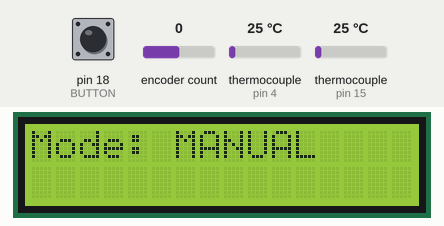
The sketch below on a simulated Arduino Uno, built with avr-gcc and run on an emulated ATmega328P. Parts: 16×2 character LCD. The inputs (shaded band) are chosen by the test bench; at power-on: pin 18 (BUTTON) HIGH, encoder count 0, thermocouple (sensors on pin 15, pin 4) 25 °C. The board resets itself during the run and starts again; what the sketch prints to the serial monitor is not drawn.

Above: at 2.0 s.
2.1 s: pin 18 (BUTTON) pulled LOW for 0.15 s
At 3.7 s:
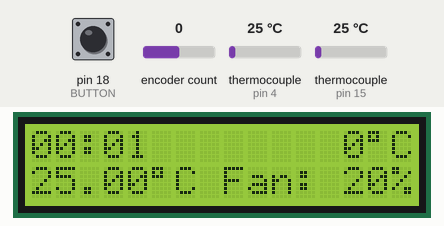
5.4 s: pin 18 (BUTTON) pulled LOW for 3.2 s
At 6.1 s:
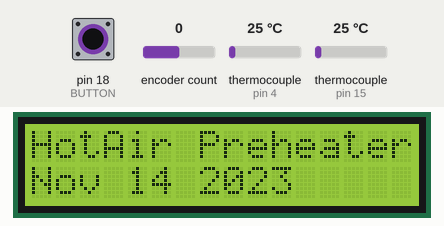
10.1 s: encoder count set to 1
At 11.1 s:
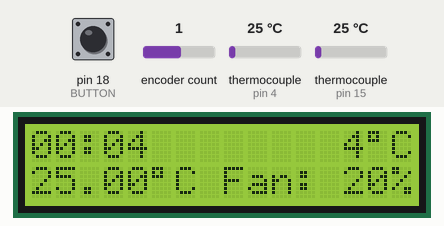
11.6 s: thermocouple (sensor on pin 15) set to 6 °C
At 13.1 s:
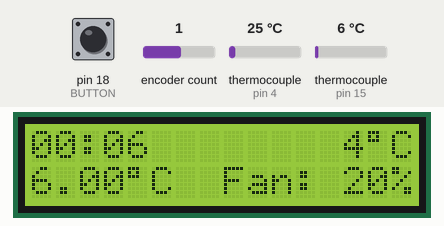
Timing chart, 0 to 12.4 s (numbered marks = the images above; inputs shaded):
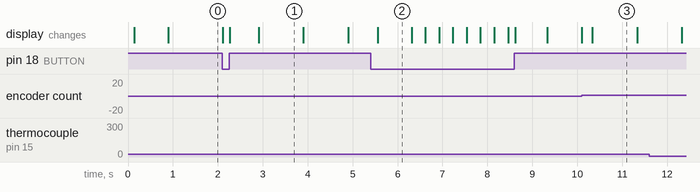

The sketch:

HotAirPreheater.ino
```cpp
/*
Hot Air Preheater

 **** SOFTWARE ****
 Software is based off of the "Reflowduino" sketch found on adafruit's github
 https://github.com/adafruit/Reflowduino written by PaintYourDragon.

 Some portions were also taken from Scott Dixon's hotplate sketch
 http://dorkbotpdx.org/blog/scott_d/temperature_controller_board_final_design

 The Encoder library is written by Paul Stoffregen <paul@pjrc.com>
 http://www.pjrc.com/teensy/td_libs_Encoder.html
 I chose this library because it allows use of 0,1 or 2 interupt pins for maximum flexability

 The MAX6675 library is also taken from adafruit's github
 https://github.com/adafruit/MAX6675-library

 The RESET function was taken directly from the following website:
 http://www.arduino.cc/cgi-bin/yabb2/YaBB.pl?num=1222941939/12

 The EEPROMWriteAnything.h code was found on the arduino playground:
 http://arduino.cc/playground/Code/EEPROMWriteAnything

 The rest are standard Arduino 1.0 libraries.
 -----------------------------------------------------------------------------
 **** HARDWARE ****
 Rev 0.01
 The hardware is currently a kludge of Scott Dixon's hotplate PCB with a second MAX6675 chip
 stacked on top of the original, with pins 3 & 6 bent out and wired separately.  Pin 3 is
 the input for the second TC and Pin 6 is the CS and wired to DP4 (originally used for IR
 thermometer).

 */
#include <LiquidCrystal.h>
#include <max6675.h>
#include <Wire.h>
#include <Encoder.h>
#include <avr/wdt.h>                         //watchdog timer needed for the RESET function
#include <EEPROM.h>                          // used to store settings to the EEPROM
#include "EEPROMAnything.h"
// Defines for EEPROM memory locations
// two bytes are needed to store an int, so h = high byte and l = low byte
// to read it as following (high byte * 256 + low byte)
// to write it high byte = ( int / 256 ) and low byte = ( int % 256 )
#define PROFILE1_STARTINGTEMP_ADDRESS_h  0
#define PROFILE1_STARTINGTEMP_ADDRESS_l  1
#define PROFILE1_TSMIN_TIME_ADDRESS_h    2
#define PROFILE1_TSMIN_TIME_ADDRESS_l    3
#define PROFILE1_TSMIN_TEMP_ADDRESS_h    4
#define PROFILE1_TSMIN_TEMP_ADDRESS_l    5
#define PROFILE1_TSMAS_TIME_ADDRESS_h    6
#define PROFILE1_TSMAS_TIME_ADDRESS_l    7
#define PROFILE1_TSMAX_TEMP_ADDRESS_h    8
#define PROFILE1_TSMAX_TEMP_ADDRESS_l    9
#define PROFILE1_TL_ADDRESS_h            10
#define PROFILE1_TL_ADDRESS_l            11
#define PROFILE1_TPSTART_ADDRESS_h       12
#define PROFILE1_TPSTART_ADDRESS_l       13
#define PROFILE1_TPEND_ADDRESS_h         14
#define PROFILE1_TPEND_ADDRESS_l         15
#define PROFILE1_RDRATE_ADDRESS_h        16
#define PROFILE1_RDRATE_ADDRESS_l        17
// End EEPROM defines

#define BUTTON_PRESS_TIME 150
#define BACK_MENU 2000
#define RESET_TIME 4000

#define SSRPIN    13                         // The pin we use to control the SSR

#define FANPIN    3                          // The pin we use to control the fan speed

// The SPI pins we use for the TC sensors
#define SPI_CLK   17
#define SPI_DATA  16

// The SPI Chip Select (CS) pins
#define CHIP_CS   15                         // CS for the chipTC
#define AIR_CS    4                          // CS for the airTC

// PID pins
#define Kp        10                         // the Proportional control constant
#define Ki        0.5                        // the Integral control constant
#define Kd        100                        // the Derivative control constant

#define WINDUPPERCENT 0.05                   // Windup error prevention, 5% by default

// Classic 16x2 LCD used
#define D4 7
#define D5 8
#define D6 9
#define D7 10
#define RW 11
#define E 6
#define RS 12
#define BL 5                                 // Backlight PWM control

LiquidCrystal lcd(RS, RW, E, D4, D5, D6, D7);

Encoder Enc(19,2);
#define BUTTON 18


//Setup the TCs
#define MAX_TEMP 999
#define DEFAULT_TEMP 150
MAX6675 airTC(SPI_CLK, AIR_CS, SPI_DATA);    //temp directly out of the heatgun
MAX6675 chipTC(SPI_CLK, CHIP_CS, SPI_DATA);  //temp measured at the chip/board


#define MAX_FAN_SPEED 100
#define MIN_FAN_SPEED 0


// volatile means it is going to be messed with inside an interrupt
// otherwise the optimization code will ignore the interrupt
volatile long  seconds_time = 0;            // this will get incremented once a second
volatile float airTemp;                     // in celsius
volatile float chipTemp;                    // in celsius
volatile float previous_temperature;        // the last reading (1 second ago)

int target_temperature;                     // the target temperature for the air
int   set_temperature = 20;             // the target temperature for the chip/board
int newTarget = 0;


// we need this to be a global variable because we add error each second
float Summation;                            // The integral of error since time = 0


// **************  My Variables  ****************
int relay_state;                            // whether the relay pin is high (on) or low (off)
int lastMenu = 1;
int CurrentlyDisplayedItem = 0;
int LastDisplayedItem = 1;
int lastEnc = 0;

long buttonTime =   0;              // how long the encoder button has been pressed
int lastButtonState =         LOW;            // if the button is pressed or not
int buttonState =             HIGH;           // current button state
int menuSelection = 1;
int TM_Selection = 0;                          // stores the value of the current menu item selected for the Top level Menu
int SM_Selection = 0;                          // stores the value of the current menu item selected for the Settings Menu
int MM_Selection = 1;                          // stores which is selected, Temp Setpoint (0) or Fan Speed (1)
int MM_Last_Selection = 1;                      // stores the value of the last menu item selected for the Manual Menu

int FanSpeed =     20;                         // Current fan speed
int NewFanSpeed = 0;


// ######## variables for program mode ########
int StartingTemp; // Temperature the profile begins at, typically 25C
int TSmin_Time;   // Time from StartingTemp to TSmin which is when the flux is activated (PREHEAT 1)
int TSmin_Temp;   // Temperature the the flux is activated at
int TSmax_Time;   // Duration of the Soak step
int TSmax_Temp;   // Ending temperature of the Soak step
int TL;           // Temperature at which the solder melts
int TP_Temp;      // Peak temperature for the profile
int TP_Time;      // Peak Soak duration (REFLOW)
int RD_Rate;      // Ramp Down Rate, expressed in degrees C/sec. (COOLING)


//***********************************************

// Soft reset code.............  DON'T TOUCH  ................
#define soft_reset() do { wdt_enable(WDTO_15MS);  for(;;){} } while(0)  // code to enable the soft reset by calling the watchdog timer then having it time-out after 15ms
void wdt_init(void) __attribute__((naked)) __attribute__((section(".init3"))); // needed to recover after calling the soft_reset
// ...........................................................

// *****************************************************************
//         *************** SETUP *****************************
// *****************************************************************

void setup() {
  Serial.begin(9600);
  Serial.println("HotAir Preheater");

  // The data header (we have a bunch of data to track)
  Serial.print("Time (s)\buttonState\t TM_Selection\tbuttonTime\tCurrentlyDisplayedItem\tairTemp\ttargetTemp");

  // Now that we are mucking with stuff, we should track our variables
  Serial.print("\t\tKp = ");
  Serial.print(Kp);
  Serial.print(" Ki = ");
  Serial.print(Ki);
  Serial.print(" Kd = ");
  Serial.println(Kd);

  // the relay pin controls the heater
  pinMode(SSRPIN, OUTPUT);
  // ...and turn it off to start!
  pinMode(SSRPIN, LOW);

  // set the encoder button as input
  pinMode(BUTTON, INPUT);
  digitalWrite(BUTTON, HIGH);

  // Set up 16x2 standard LCD
  lcd.begin(16,2);

  // clear the screen and print out the current version
  lcd.clear();
  lcd.setCursor(0,0);
  lcd.print("HotAir Preheater");
  lcd.setCursor(0,1);
  // compile date
  lcd.print(__DATE__);
  // pause for dramatic effect!
  delay(750);
  lcd.clear();


  // where we want to be
  target_temperature = DEFAULT_TEMP;  // degrees C default starting temp
  Enc.write(target_temperature); //set the encoder default value

    // set the integral to 0
  Summation = 0;

  // Setup 1 Hz timer to refresh display using 16 Timer 1
  TCCR1A = 0;                           // CTC mode (interrupt after timer reaches OCR1A)
  TCCR1B = _BV(WGM12) | _BV(CS10) | _BV(CS12);    // CTC & clock div 1024
  OCR1A  = 15609;                                 // 16mhz / 1024 / 15609 = 1 Hz
  TIMSK1 = _BV(OCIE1A);                          // turn on interrupt

}

// *****************************************************************
//     ********************* LOOP *****************************
// *****************************************************************

void loop() {

  // we moved the LCD code into the interrupt so we don't have to worry about updating the LCD
  // or reading from the airTC in the main loop

    float MV; // Manipulated Variable (ie. whether to turn on or off the relay!)
  float Error; // how off we are
  float Slope; // the change per second of the error
  Error = target_temperature - airTemp;
  Slope = previous_temperature - airTemp;
  // Summation is done in the interrupt
  // proportional-derivative controller only
  MV = Kp * Error + Ki * Summation + Kd * Slope;
  // Since we just have a relay, we'll decide 1.0 is 'relay on' and less than 1.0 is 'relay off'
  // this is an arbitrary number, we could pick 100 and just multiply the controller values
  if (MV >= 1.0) {
    relay_state = HIGH;
    digitalWrite(SSRPIN, HIGH);
  }
  else {
    relay_state = LOW;
    digitalWrite(SSRPIN, LOW);
  }

  check_button_state();
  mode_select();
}
```

EEPROMAnything.h
```cpp
// found this at http://arduino.cc/playground/Code/EEPROMWriteAnything

#include <EEPROM.h>
#include <Arduino.h>  // for type definitions

template <class T> int EEPROM_writeAnything(int ee, const T& value)
{
    const byte* p = (const byte*)(const void*)&value;
    unsigned int i;
    for (i = 0; i < sizeof(value); i++)
	  EEPROM.write(ee++, *p++);
    return i;
}

template <class T> int EEPROM_readAnything(int ee, T& value)
{
    byte* p = (byte*)(void*)&value;
    unsigned int i;
    for (i = 0; i < sizeof(value); i++)
	  *p++ = EEPROM.read(ee++);
    return i;
}
```

FunctionsInWork.ino
```cpp
// *****************************************************************
//   ********************* FUNCTIONS *****************************
// *****************************************************************


//*****************************  PROGRAM MODE  ******************************
void program_mode() {
  if (TM_Selection != lastMenu) {
    lastMenu = TM_Selection;
    lcd.clear();
    lcd.setCursor(0,0);
    lcd.print("PROGRAM mode    placeholder");
  }
  lcd.display();
  delay(750);
  lcd.noDisplay();
  delay(750);
  //insert code here!
}
// **************************************************************************


//******************************  REMOTE MODE  ******************************
void remote_mode() {
  if (TM_Selection != lastMenu) {
    lastMenu = TM_Selection;
    lcd.clear();
    lcd.setCursor(0,0);
    lcd.print("REMOTE mode     placeholder");
  }
  lcd.display();
  delay(750);
  lcd.noDisplay();
  delay(750);
  //insert code here!
}
// **************************************************************************


//*****************************  SETTINGS MODE  *****************************
void settings_mode() {
  if (TM_Selection != lastMenu) {
    lastMenu = TM_Selection;
    lcd.clear();
    lcd.setCursor(0,0);
    lcd.print("SETTINGS mode     placeholder");
  }
  lcd.display();
}
// **************************************************************************


// ***************** SET/RESTORE INITIAL EEPROM VALUES **********************
void Restore_EEPROM_Defaults() {
  EEPROM.write(PROFILE1_STARTINGTEMP_ADDRESS_h, 0);
  EEPROM.write(PROFILE1_STARTINGTEMP_ADDRESS_l, 25);
  EEPROM.write(PROFILE1_TSMIN_TIME_ADDRESS_h,   0);
  EEPROM.write(PROFILE1_TSMIN_TIME_ADDRESS_l,   120);
  EEPROM.write(PROFILE1_TSMIN_TEMP_ADDRESS_h,   0);
  EEPROM.write(PROFILE1_TSMIN_TEMP_ADDRESS_l,   140);
  EEPROM.write(PROFILE1_TSMAS_TIME_ADDRESS_h,   0);
  EEPROM.write(PROFILE1_TSMAS_TIME_ADDRESS_l,   120);
  EEPROM.write(PROFILE1_TSMAX_TEMP_ADDRESS_h,   0);
  EEPROM.write(PROFILE1_TSMAX_TEMP_ADDRESS_l,   180);
  EEPROM.write(PROFILE1_TL_ADDRESS_h,           0);
  EEPROM.write(PROFILE1_TL_ADDRESS_l,           183);
  EEPROM.write(PROFILE1_TPSTART_ADDRESS_h,      0);
  EEPROM.write(PROFILE1_TPSTART_ADDRESS_l,      30);
  EEPROM.write(PROFILE1_TPEND_ADDRESS_h,        0);
  EEPROM.write(PROFILE1_TPEND_ADDRESS_l,        30);
  EEPROM.write(PROFILE1_RDRATE_ADDRESS_h,       0);
  EEPROM.write(PROFILE1_RDRATE_ADDRESS_l,       30);
}
```

Source omitted: FinishedFunctions.ino (9590 bytes)

Measured:
- after the input at 2.1 s, the display: first changes at once (image 1 shows a later state)
- after the input at 5.4 s, the display: changes after 0.16 s (image 2)
- what the display in image 1 shows lasts 1.0 s, from 2.9 s to 3.9 s
- what the display in image 2 shows lasts 0.7 s, from 5.6 s to 6.3 s
